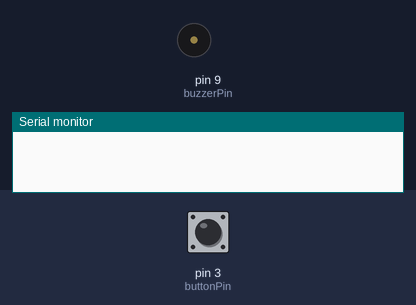
Bench run of a sketch on a simulated Arduino Uno, built with avr-gcc and run on an emulated ATmega328P. Parts: buzzer (waves = sounding), the last lines printed to the serial monitor. The test bench sets the inputs (shaded band); at power-on: pin 3 (buttonPin) HIGH.

Above: at 1.2 s.
1.3 s: pin 3 (buttonPin) pulled LOW for 0.15 s
At 1.43 s:
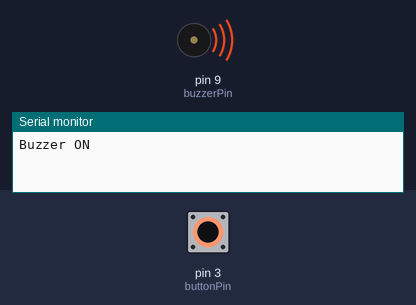
2.9 s: pin 3 (buttonPin) pulled LOW for 3.2 s
At 7.1 s:
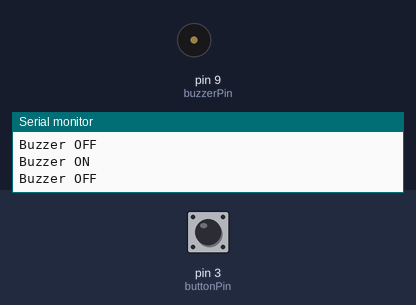
Timing chart, 0 to 8.6 s (numbered marks = the images above; inputs shaded):
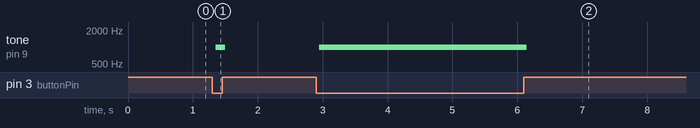

Measured:
- after the input at 1.3 s, tone on pin 9 (buzzerPin): silent → 1000 Hz after 0.05 s, → silent 0.15 s later
- after the input at 2.9 s, tone on pin 9 (buzzerPin): silent → 1000 Hz after 0.05 s, → silent 3.2 s later

The sketch:

sleeve_arduino.ino
```cpp
#include <SoftwareSerial.h>

const int buttonPin = 3;  // Push button connected to D3
const int buzzerPin = 9;  // Buzzer connected to D9
SoftwareSerial BTSerial(10, 11);  // RX, TX (HC-06 TX → D10, RX → D11)

bool buzzerState = false;
bool lastButtonState = HIGH;
unsigned long lastDebounceTime = 0;
const unsigned long debounceDelay = 50;

void setup() {
    pinMode(buttonPin, INPUT_PULLUP);  // Internal pull-up resistor
    pinMode(buzzerPin, OUTPUT);
    Serial.begin(9600);  // Debugging via Serial Monitor
    BTSerial.begin(9600);  // Bluetooth communication
    BTSerial.println("Bluetooth Buzzer Ready...");
}

void loop() {
    bool buttonState = digitalRead(buttonPin);
    unsigned long currentTime = millis();

    // Debounce logic
    if (buttonState != lastButtonState) {
        lastDebounceTime = currentTime;
    }

    if ((currentTime - lastDebounceTime) > debounceDelay) {
        if (buttonState == LOW && !buzzerState) {  // Button Pressed
            tone(buzzerPin, 1000);  // 1000 Hz tone
            Serial.println("Buzzer ON");
            BTSerial.println("Buzzer ON");  // Send to Bluetooth
            buzzerState = true;
        }
        else if (buttonState == HIGH && buzzerState) {  // Button Released
            noTone(buzzerPin);  // Stop buzzer
            Serial.println("Buzzer OFF");
            BTSerial.println("Buzzer OFF");  // Send to Bluetooth
            buzzerState = false;
        }
    }

    lastButtonState = buttonState;
}
```
